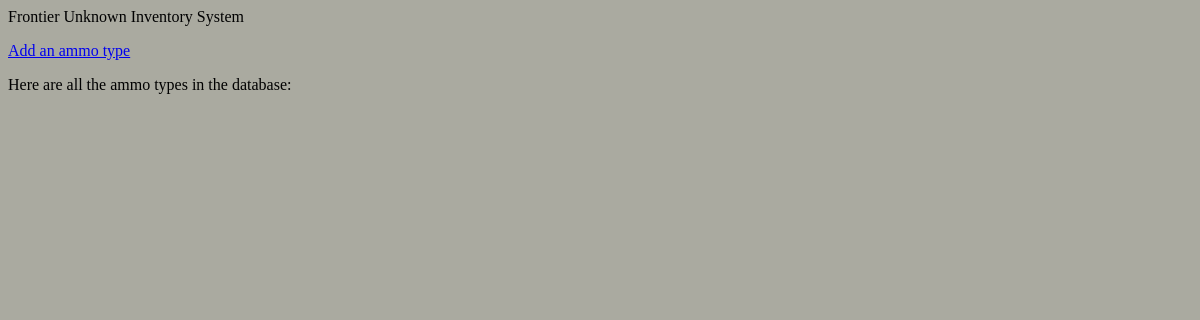
Page /frontier_unknown/index.php?viewammo on the earlier database version.
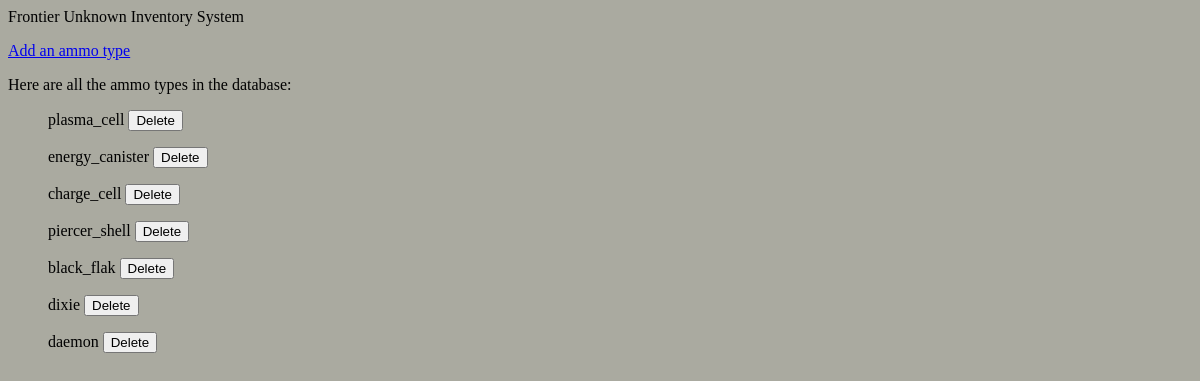
Same page on the later database version.
### tables this page shows
CREATE TABLE `ammo` (
  `ammo_id` int(4) NOT NULL,
  `ammo_name` varchar(16) DEFAULT NULL,
  `damage_type` varchar(16) NOT NULL,
  `fire_rate_mod` int(4) NOT NULL,
  `damage_mod` int(4) NOT NULL,
  `speed_mod` int(4) NOT NULL,
  `range_mod` int(4) NOT NULL
);

### frontier_unknown/ammo.html.php (the view, shortened to what this page needs)
<!DOCTYPE html>
<html lang="en">
<head>
</head>
<body>
    <p><a href="?addammo">Add an ammo type</a></p>
    <p>Here are all the ammo types in the database:</p>
    <?php foreach ($ammos as $ammo) : ?>
        <form action="?deleteammo" method="post">
            <blockquote>
                <p><?php echo htmlspecialchars($ammo['name'], ENT_QUOTES, 'UTF-8');
                    ?>
                    <input type="submit" value="Delete">
                </p>
            </blockquote>
        </form>
        <?php endforeach; ?>
</body>
</html>

### frontier_unknown/index.php (shortened to what this page needs)
<?php
echo "<body style='background-color:AAAAA0'>";
try {
    $pdo = new PDO(
        'mysql:host=localhost;dbname=frontier_unknown',
        'root',
        ''
    );
    $pdo->setAttribute(PDO::ATTR_ERRMODE, PDO::ERRMODE_EXCEPTION);
    $pdo->exec('SET NAMES "utf8"');
    $output = "Frontier Unknown Inventory System";
    include 'output.html.php';
} catch (PDOException $e) {
    $output = 'Unable to connect to the database server.<br><br><b>' . $e->getMessage();
    include 'output.html.php';
    exit();
}
if (isset($_GET['viewammo'])) {
    try {
        $sql = 'SELECT * FROM ammo';
        $result = $pdo->query($sql);
    } catch (PDOException $e) {
        $error = 'Error fetching ammo: ' . $e->getMessage();
        include 'error.html.php';
        exit();
    }
    while ($row = $result->fetch()) {
        $ammos[] = array('name' => $row['ammo_name'], 'id' => $row['ammo_id']);
    }
    include 'ammo.html.php';
    exit();
}

### frontier_unknown/output.html.php (shortened to what this page needs)
<!DOCTYPE html>
<html lang="en">
    <head>
    </head>
    <body>
        <p>
            <?php echo $output;
            ?>
        </p>
    </body>
</html>

Differences in the rows shown:
added ammo: ammo_name "plasma_cell"
added ammo: ammo_name "energy_canister"
added ammo: ammo_name "charge_cell"
added ammo: ammo_name "piercer_shell"
added ammo: ammo_name "black_flak"
added ammo: ammo_name "dixie"
added ammo: ammo_name "daemon"
